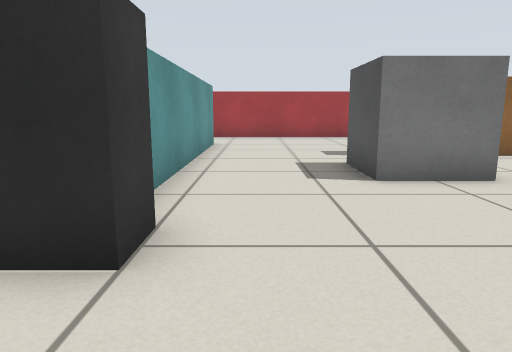
view 1 (above)

16 first-person views from a walk through a Gazebo world. The camera is 0.57 m above the floor, tilts 10° down and sees 70° across. The floor is counted in squares, 0.5 m on a side. Each view is taken from the middle of a square. On the plan, view 1 faces up. The plan holds only what a view shows up to about 14 squares ahead; the rest is blank.

view 2
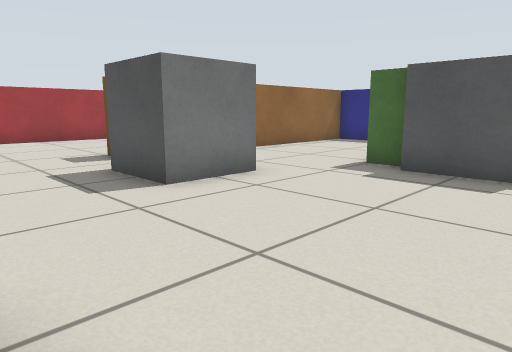

view 3
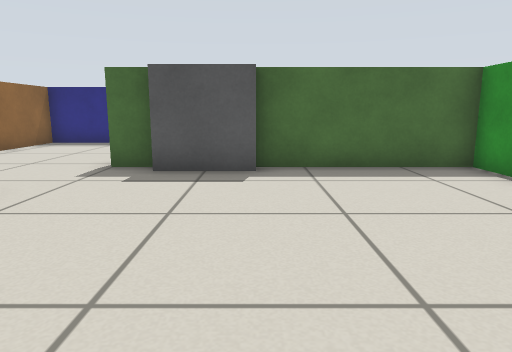

view 4
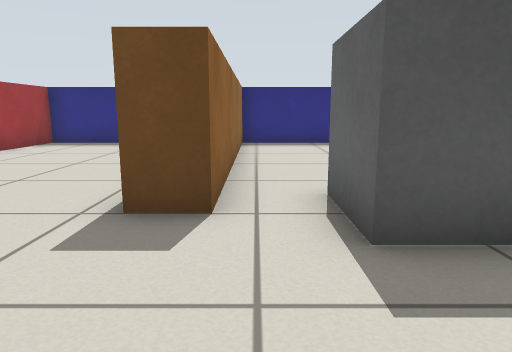

view 5
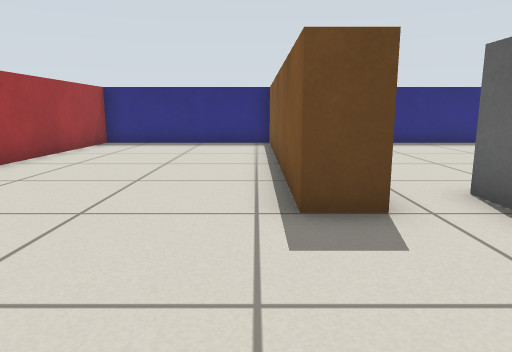

view 6
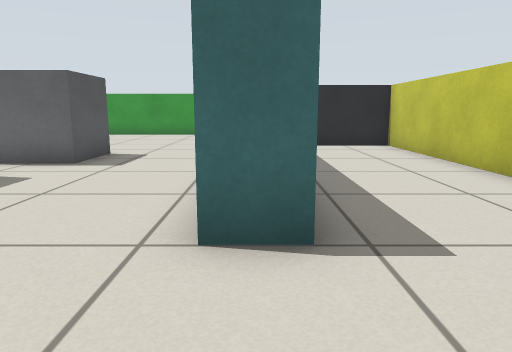

view 7
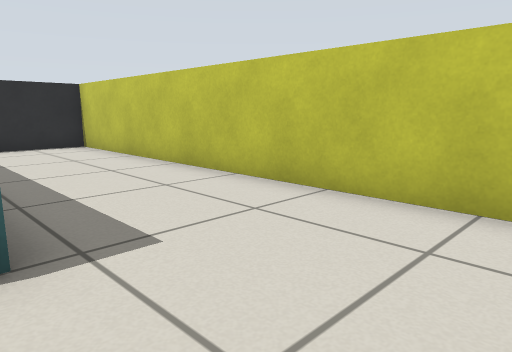

view 8
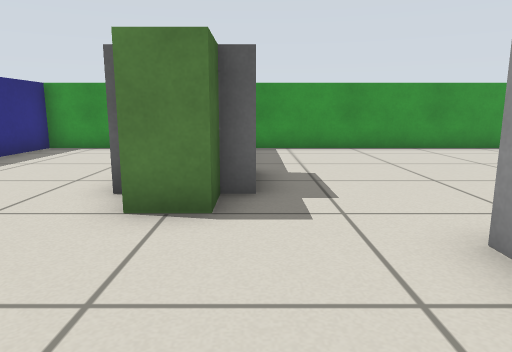

view 9
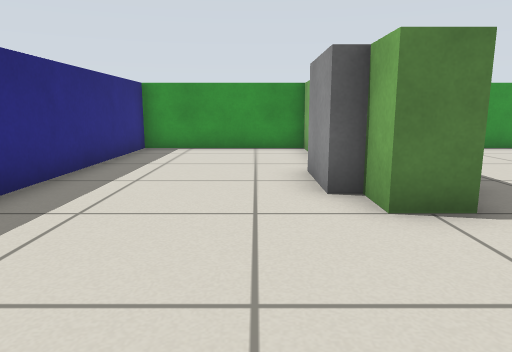

view 10
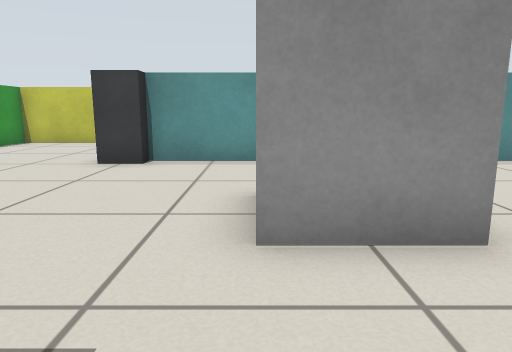

view 11
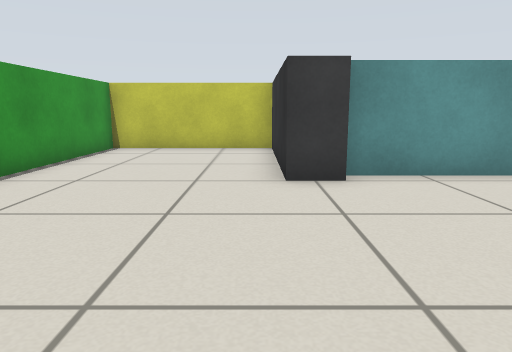

view 12
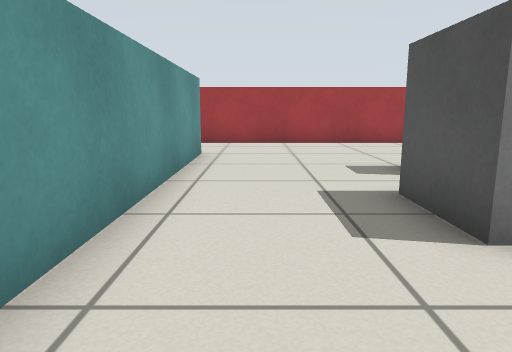

view 13
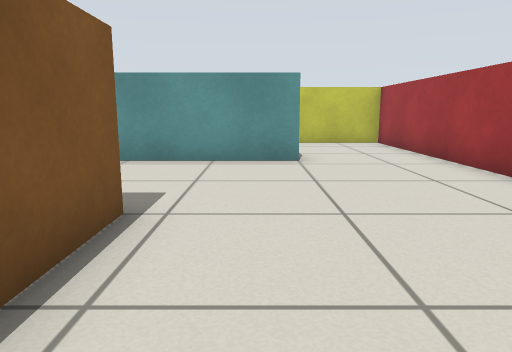

view 14
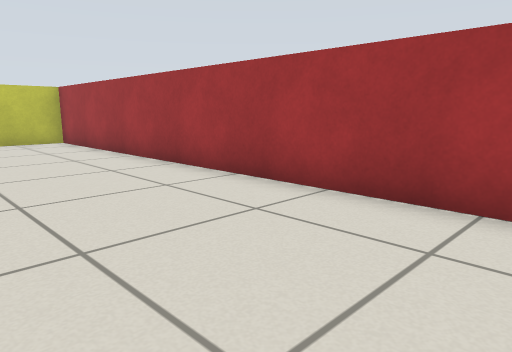

view 15
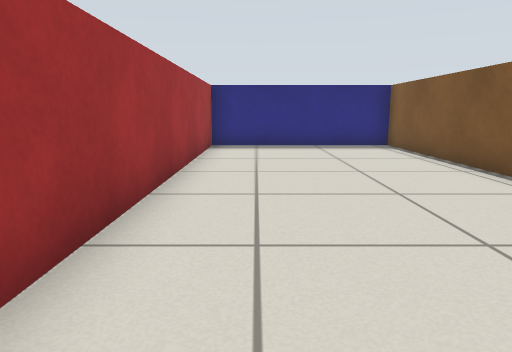

view 16
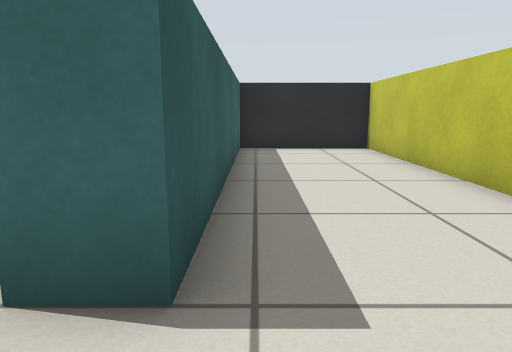

### Floor plan
Points are (right, up) in squares from view 1. A wall is a line through its corners. A room is listed if a view was taken in it or the views show most of it. See-through windows are left out.
Room 1 (views 1, 2, 3, 4, 5, 6, 7, 8, 9, 10, 11, 12, 13, 14, 15, 16)
walls: (6.5, 4) (6.5, 5) (7.5, 5) (7.5, 4); (-2.5, 3.9) (-2.5, 13) (-1.5, 13) (-1.5, 3.5) (-1, 3.5) (-1, 2.5) (-6.5, 2.5) (-6.5, -2.5) (6.5, -2.5) (6.5, 2); (7.5, -1.5) (7.5, -2.5) (12.5, -2.5) (12.5, 9.5) (3, 9.5) (3, 10.5) (12.5, 10.5) (12.5, 16.5) (-6.5, 16.5) (-6.5, 3.5) (-2.5, 3.5)
objects: grey box (2, 6) to (4, 8); grey box (6, 2) to (6, 4); grey box (8, 2) to (8, 4)

Positions as (right, up) in squares from view 1, and headings:
1: (0, 0), facing up
2: (-1, 1), facing up-right
3: (-1, 2), facing right
4: (-1, 9), facing right
5: (-1, 11), facing right
6: (-2, 16), facing down
7: (-2, 16), facing down-left
8: (6, 9), facing down
9: (9, 9), facing down
10: (7, 6), facing left
11: (5, 2), facing left
12: (0, 3), facing up
13: (7, 12), facing left
14: (8, 12), facing up-left
15: (0, 15), facing right
16: (-3, 15), facing down
